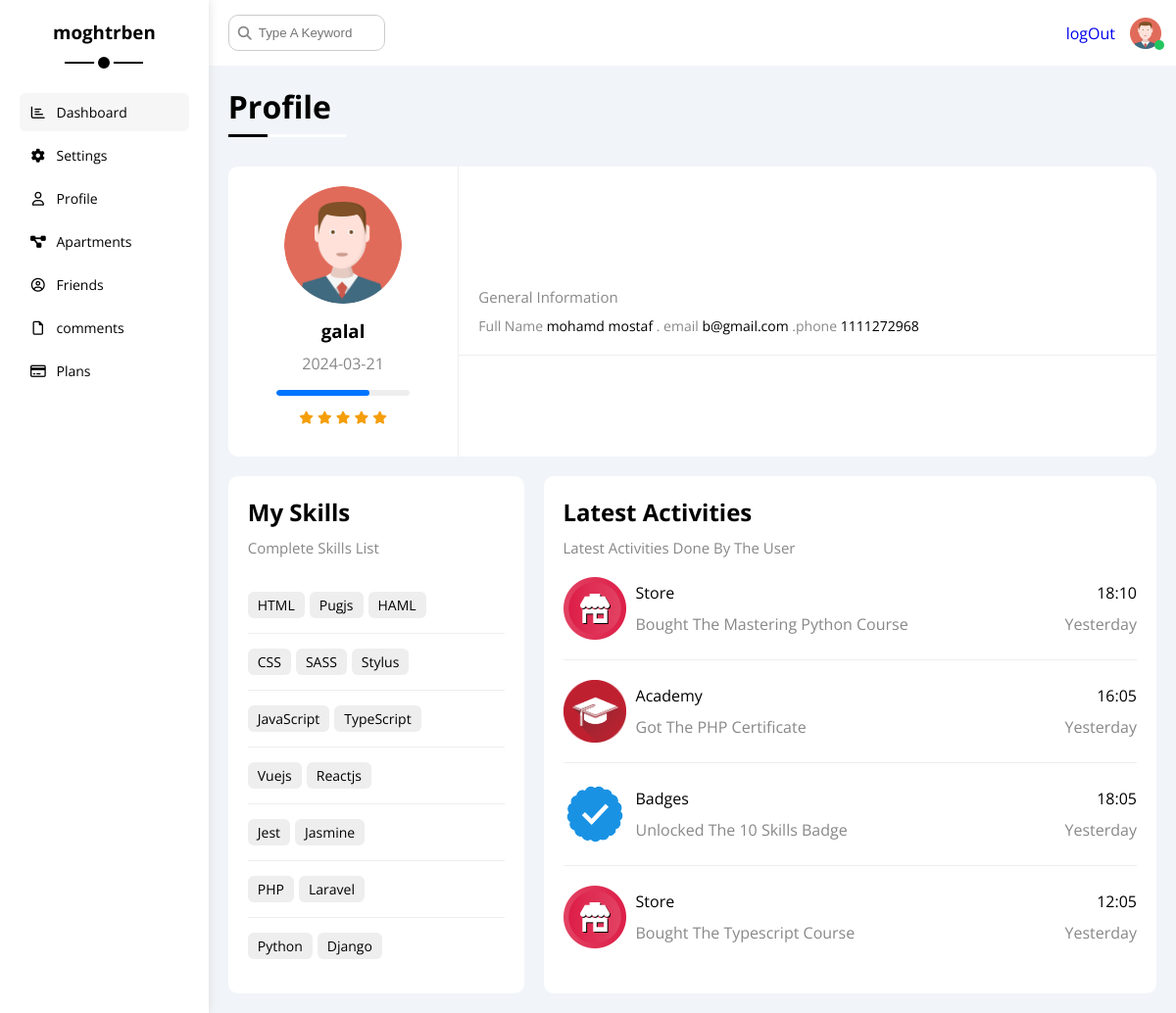
The app's page /admin/profile.php (signed in) with its own data.
### tables this page shows
CREATE TABLE `userid` (
  `ID` int(11) NOT NULL,
  `username` varchar(255) NOT NULL,
  `Password` varchar(255) NOT NULL,
  `email` varchar(255) NOT NULL,
  `address` text NOT NULL,
  `phone` int(11) NOT NULL,
  `FullName` char(255) NOT NULL,
  `rageStatus` tinyint(4) NOT NULL DEFAULT 0,
  `TrustStatus` tinyint(4) NOT NULL DEFAULT 0,
  `date` date NOT NULL,
  `avatar` varchar(255) NOT NULL
);

### admin/profile.php (the view, shortened to what this page needs)
<?php
include "init.php";
if (isset($_SESSION['username'])){
    $getUser = $con->prepare("SELECT * FROM userid WHERE username = ? ");
    $getUser->execute(array($sessionUser));
    $info = $getUser->fetch();
  ?>
        <h1 class="p-relative">Profile</h1>
        <div class="profile-page m-20">
          <div class="overview bg-white rad-10 d-flex align-center">
            <div class="avatar-box txt-c p-20">
              <img class="rad-half mb-10" src="./layOut/imgs/avatar.png" alt="" />
              <h3 class="m-0"><?php echo $sessionUser ?></h3>
              <p class="c-grey mt-10"><?=$info['date'];?> </p>
              <div class="level rad-6 bg-eee p-relative">
                <span style="width: 70%"></span>
              </div>
              <div class="rating mt-10 mb-10">
                <i class="fa-solid fa-star c-orange fs-13"></i>
                <i class="fa-solid fa-star c-orange fs-13"></i>
                <i class="fa-solid fa-star c-orange fs-13"></i>
                <i class="fa-solid fa-star c-orange fs-13"></i>
                <i class="fa-solid fa-star c-orange fs-13"></i>
              </div>
            </div>
            <div class="info-box w-full txt-c-mobile">
              <div class="box p-20 d-flex align-center">
                <h4 class="c-grey fs-15 m-0 w-full">General Information</h4>
                <div class="fs-14">
                  <span class="c-grey">Full Name</span>
                  <span><?php  echo  $info['FullName']; ?></span>
                  <span class="c-grey">.</span>
                  <span class="c-grey">email</span>
                  <span><?php echo   $info['email'] ;?> </span>
                  <span class="c-grey">.phone</span>
                  <span><?php echo   $info['phone'] ;?> </span>
                </div>
              </div>
            </div>
          </div>
          <div class="other-data d-flex gap-20">
            <div class="skills-card p-20 bg-white rad-10 mt-20">
              <h2 class="mt-0 mb-10">My Skills</h2>
              <p class="mt-0 mb-20 c-grey fs-15">Complete Skills List</p>
              <ul class="m-0 txt-c-mobile">
                <li><span>HTML</span><span>Pugjs</span><span>HAML</span></li>
                <li><span>CSS</span><span>SASS</span><span>Stylus</span></li>
                <li><span>JavaScript</span><span>TypeScript</span></li>
                <li><span>Vuejs</span><span>Reactjs</span></li>
                <li><span>Jest</span><span>Jasmine</span></li>
                <li><span>PHP</span><span>Laravel</span></li>
                <li><span>Python</span><span>Django</span></li>
              </ul>
            </div>
            <div class="activities p-20 bg-white rad-10 mt-20">
              <h2 class="mt-0 mb-10">Latest Activities</h2>
              <p class="mt-0 mb-20 c-grey fs-15">Latest Activities Done By The User</p>
              <div class="activity d-flex align-center txt-c-mobile">
                <img src="./layOut/imgs/activity-01.png" alt="" />
                <div class="info">
                  <span class="d-block mb-10">Store</span>
                  <span class="c-grey">Bought The Mastering Python Course</span>
                </div>
                <div class="date">
                  <span class="d-block mb-10">18:10</span>
                  <span class="c-grey">Yesterday</span>
                </div>
              </div>
              <div class="activity d-flex align-center txt-c-mobile">
                <img src="./layOut/imgs/activity-02.png" alt="" />
                <div class="info">
                  <span class="d-block mb-10">Academy</span>
                  <span class="c-grey">Got The PHP Certificate</span>
                </div>
                <div class="date">
                  <span class="d-block mb-10">16:05</span>
                  <span class="c-grey">Yesterday</span>
                </div>
              </div>
              <div class="activity d-flex align-center txt-c-mobile">
                <img src="./layOut/imgs/activity-03.png" alt="" />
                <div class="info">
                  <span class="d-block mb-10">Badges</span>
                  <span class="c-grey">Unlocked The 10 Skills Badge</span>
                </div>
                <div class="date">
                  <span class="d-block mb-10">18:05</span>
                  <span class="c-grey">Yesterday</span>
                </div>
              </div>
              <div class="activity d-flex align-center txt-c-mobile">
                <img src="./layOut/imgs/activity-01.png" alt="" />
                <div class="info">
                  <span class="d-block mb-10">Store</span>
                  <span class="c-grey">Bought The Typescript Course</span>
                </div>
                <div class="date">
                  <span class="d-block mb-10">12:05</span>
                  <span class="c-grey">Yesterday</span>
                </div>
              </div>
            </div>
          </div>
        </div>
      </div>
    </div>
    <?php
    include $tbl . "footer.php";
    ?>
    <?php }else{
            header('location: index.php');
            exit();
    } ?>

### admin/layOut/css/framework.css (style rules this page uses)
:root { --blue-color: #0075ff; --blue-alt-color: #0d69d5; --orange-color: #f59e0b; --green-color: #22c55e; --red-color: #f44336; --grey-color: #888; }
i { cursor: pointer; }
.d-flex { display: flex; }
.align-center { align-items: center; }
.gap-20 { gap: 20px; }
.d-block { display: block; }
.p-20 { padding: 20px; }
.m-0 { margin: 0; }
.m-20 { margin: 20px; }
.mt-0 { margin-top: 0; }
.mt-10 { margin-top: 10px; }
.mt-20 { margin-top: 20px; }
.mb-10 { margin-bottom: 10px; }
.mb-20 { margin-bottom: 20px; }
.c-grey { color: var(--grey-color); }
.c-orange { color: var(--orange-color); }
.bg-white { background-color: white; }
.bg-eee { background-color: #eee; }
.p-relative { position: relative; }
.txt-c { text-align: center; }
.fs-13 { font-size: 13px; }
.fs-14 { font-size: 14px; }
.fs-15 { font-size: 15px; }
.rad-6 { border-radius: 6px; }
.rad-10 { border-radius: 10px; }
.rad-half { border-radius: 50%; }
.w-full { width: 100%; }

### admin/layOut/css/master.css (style rules this page uses)
:root { --blue-color: #0075ff; --blue-alt-color: #0d69d5; --orange-color: #f59e0b; --green-color: #22c55e; --red-color: #f44336; --grey-color: #888; }
* { box-sizing: border-box; }
body { font-family: "Open Sans", sans-serif; margin: 0; }
ul { list-style: none; padding: 0; }
.page h1 { margin: 20px 20px 40px; }
.page h1::before, .page h1::after { content: ""; height: 3px; position: absolute; bottom: -10px; left: 0; }
.page h1::before { background-color: white; width: 120px; }
.page h1::after { background-color: black; width: 40px; }
.profile-page .avatar-box { width: 300px; }
@media (min-width: 768px) { .profile-page .avatar-box { border-right: 1px solid #eee; } }
.profile-page .avatar-box > img { width: 120px; height: 120px; }
.profile-page .avatar-box .level { height: 6px; overflow: hidden; margin: auto; width: 70%; }
.profile-page .avatar-box .level span { position: absolute; left: 0; top: 0; height: 100%; background-color: var(--blue-color); border-radius: 6px; }
.profile-page .info-box .box { flex-wrap: wrap; border-bottom: 1px solid #eee; transition: 0.3s; }
.profile-page .info-box .box > div { min-width: 250px; padding: 10px 0 0; }
.profile-page .info-box h4 { font-weight: normal; }
.profile-page .skills-card { flex-grow: 1; }
.profile-page .skills-card ul li { padding: 15px 0; }
.profile-page .skills-card ul li:not(:last-child) { border-bottom: 1px solid #eee; }
.profile-page .skills-card ul li span { display: inline-flex; padding: 4px 10px; background-color: #eee; border-radius: 6px; font-size: 14px; }
.profile-page .skills-card ul li span:not(:last-child) { margin-right: 5px; }
.profile-page .activities { flex-grow: 2; }
.profile-page .activity:not(:last-of-type) { border-bottom: 1px solid #eee; padding-bottom: 20px; margin-bottom: 20px; }
.profile-page .activity img { width: 64px; height: 64px; margin-right: 10px; }
@media (min-width: 768px) { .profile-page .activity .date { margin-left: auto; text-align: right; } }

### records on screen
userid: date "2024-03-21", FullName "mohamd mostaf", email "b@gmail.com", phone "1111272968"

### other values on screen
$sessionUser "galal"
